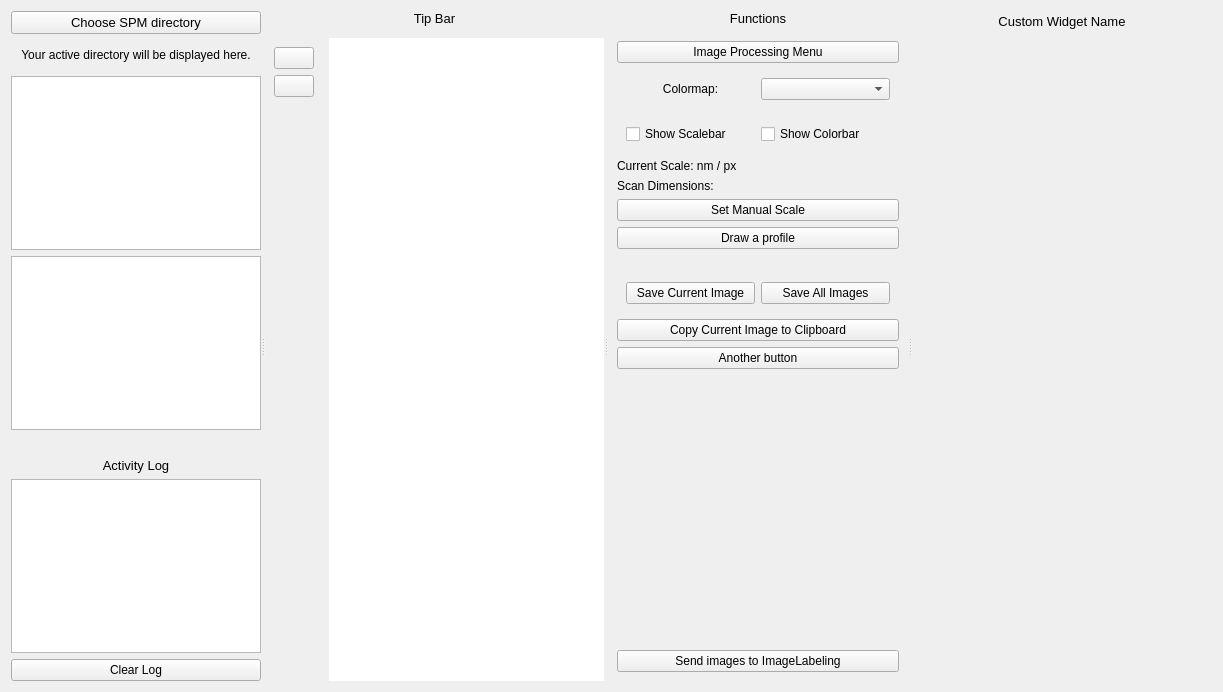
<?xml version="1.0" encoding="UTF-8"?>
<ui version="4.0">
 <class>Form</class>
 <widget class="QWidget" name="Form">
  <property name="geometry">
   <rect>
    <x>0</x>
    <y>0</y>
    <width>1223</width>
    <height>692</height>
   </rect>
  </property>
  <property name="windowTitle">
   <string>Form</string>
  </property>
  <layout class="QGridLayout" name="gridLayout_7">
   <item row="0" column="0">
    <widget class="QSplitter" name="splitter">
     <property name="orientation">
      <enum>Qt::Horizontal</enum>
     </property>
     <widget class="QWidget" name="widget" native="true">
      <property name="maximumSize">
       <size>
        <width>250</width>
        <height>16777215</height>
       </size>
      </property>
      <layout class="QGridLayout" name="gridLayout_2">
       <property name="sizeConstraint">
        <enum>QLayout::SetDefaultConstraint</enum>
       </property>
       <item row="0" column="0">
        <layout class="QGridLayout" name="gridLayout">
         <item row="5" column="0">
          <spacer name="verticalSpacer">
           <property name="orientation">
            <enum>Qt::Vertical</enum>
           </property>
           <property name="sizeHint" stdset="0">
            <size>
             <width>20</width>
             <height>40</height>
            </size>
           </property>
          </spacer>
         </item>
         <item row="1" column="0">
          <widget class="QLabel" name="label">
           <property name="sizePolicy">
            <sizepolicy hsizetype="Preferred" vsizetype="Preferred">
             <horstretch>0</horstretch>
             <verstretch>0</verstretch>
            </sizepolicy>
           </property>
           <property name="minimumSize">
            <size>
             <width>0</width>
             <height>30</height>
            </size>
           </property>
           <property name="text">
            <string>Your active directory will be displayed here.</string>
           </property>
           <property name="alignment">
            <set>Qt::AlignCenter</set>
           </property>
           <property name="wordWrap">
            <bool>false</bool>
           </property>
          </widget>
         </item>
         <item row="0" column="0">
          <widget class="QPushButton" name="pushButton">
           <property name="sizePolicy">
            <sizepolicy hsizetype="Minimum" vsizetype="Fixed">
             <horstretch>0</horstretch>
             <verstretch>0</verstretch>
            </sizepolicy>
           </property>
           <property name="font">
            <font>
             <pointsize>10</pointsize>
            </font>
           </property>
           <property name="text">
            <string>Choose SPM directory</string>
           </property>
          </widget>
         </item>
         <item row="2" column="0">
          <widget class="QListWidget" name="listWidget"/>
         </item>
         <item row="6" column="0">
          <widget class="QLabel" name="label_4">
           <property name="font">
            <font>
             <pointsize>10</pointsize>
            </font>
           </property>
           <property name="text">
            <string>Activity Log</string>
           </property>
           <property name="alignment">
            <set>Qt::AlignCenter</set>
           </property>
          </widget>
         </item>
         <item row="7" column="0">
          <widget class="QTextBrowser" name="textBrowser"/>
         </item>
         <item row="3" column="0">
          <widget class="QListWidget" name="listWidget_2"/>
         </item>
        </layout>
       </item>
       <item row="1" column="0">
        <widget class="QPushButton" name="pushButton_16">
         <property name="text">
          <string>Clear Log</string>
         </property>
        </widget>
       </item>
      </layout>
     </widget>
     <widget class="QWidget" name="widget_3" native="true">
      <layout class="QGridLayout" name="gridLayout_5">
       <item row="1" column="0" colspan="2">
        <widget class="QWidget" name="widget_4" native="true">
         <property name="maximumSize">
          <size>
           <width>16777215</width>
           <height>30</height>
          </size>
         </property>
         <layout class="QGridLayout" name="gridLayout_6">
          <property name="topMargin">
           <number>0</number>
          </property>
          <property name="bottomMargin">
           <number>0</number>
          </property>
          <item row="0" column="0">
           <widget class="QLabel" name="label_2">
            <property name="font">
             <font>
              <pointsize>10</pointsize>
             </font>
            </property>
            <property name="text">
             <string>Tip Bar</string>
            </property>
            <property name="scaledContents">
             <bool>true</bool>
            </property>
            <property name="alignment">
             <set>Qt::AlignCenter</set>
            </property>
            <property name="wordWrap">
             <bool>true</bool>
            </property>
           </widget>
          </item>
         </layout>
        </widget>
       </item>
       <item row="3" column="0">
        <widget class="QWidget" name="widget_5" native="true">
         <property name="minimumSize">
          <size>
           <width>50</width>
           <height>0</height>
          </size>
         </property>
         <layout class="QVBoxLayout" name="verticalLayout_3">
          <item>
           <layout class="QVBoxLayout" name="verticalLayout_2">
            <item>
             <widget class="QPushButton" name="pushButton_11">
              <property name="maximumSize">
               <size>
                <width>50</width>
                <height>16777215</height>
               </size>
              </property>
              <property name="toolTip">
               <string>Selection Mode</string>
              </property>
              <property name="text">
               <string/>
              </property>
              <property name="icon">
               <iconset resource="../../static/resource.qrc">
                <normaloff>:/icons/icons/mouse-pointer.svg</normaloff>:/icons/icons/mouse-pointer.svg</iconset>
              </property>
             </widget>
            </item>
            <item>
             <widget class="QPushButton" name="pushButton_10">
              <property name="maximumSize">
               <size>
                <width>50</width>
                <height>16777215</height>
               </size>
              </property>
              <property name="toolTip">
               <string>Zoom-in Mode</string>
              </property>
              <property name="text">
               <string/>
              </property>
              <property name="icon">
               <iconset resource="../../static/resource.qrc">
                <normaloff>:/icons/icons/zoom-in.svg</normaloff>:/icons/icons/zoom-in.svg</iconset>
              </property>
             </widget>
            </item>
           </layout>
          </item>
          <item>
           <spacer name="verticalSpacer_3">
            <property name="orientation">
             <enum>Qt::Vertical</enum>
            </property>
            <property name="sizeHint" stdset="0">
             <size>
              <width>20</width>
              <height>324</height>
             </size>
            </property>
           </spacer>
          </item>
         </layout>
        </widget>
       </item>
       <item row="3" column="1">
        <widget class="QStackedWidget" name="stackedWidget">
         <property name="styleSheet">
          <string notr="true">background-color: rgb(255, 255, 255);</string>
         </property>
         <property name="currentIndex">
          <number>0</number>
         </property>
         <widget class="QWidget" name="page"/>
         <widget class="QWidget" name="page_2"/>
        </widget>
       </item>
       <item row="2" column="0">
        <widget class="QFrame" name="frame">
         <property name="frameShape">
          <enum>QFrame::StyledPanel</enum>
         </property>
         <property name="frameShadow">
          <enum>QFrame::Raised</enum>
         </property>
        </widget>
       </item>
      </layout>
     </widget>
     <widget class="QWidget" name="widget_2" native="true">
      <property name="maximumSize">
       <size>
        <width>300</width>
        <height>16777215</height>
       </size>
      </property>
      <layout class="QVBoxLayout" name="verticalLayout_5">
       <item>
        <layout class="QVBoxLayout" name="verticalLayout">
         <item>
          <widget class="QLabel" name="label_3">
           <property name="font">
            <font>
             <pointsize>10</pointsize>
            </font>
           </property>
           <property name="text">
            <string>Functions</string>
           </property>
           <property name="alignment">
            <set>Qt::AlignCenter</set>
           </property>
          </widget>
         </item>
         <item>
          <widget class="QWidget" name="widget_7" native="true">
           <layout class="QVBoxLayout" name="verticalLayout_6">
            <item>
             <widget class="QPushButton" name="pushButton_4">
              <property name="text">
               <string>Image Processing Menu</string>
              </property>
             </widget>
            </item>
            <item>
             <widget class="QWidget" name="widget_12" native="true">
              <property name="minimumSize">
               <size>
                <width>0</width>
                <height>30</height>
               </size>
              </property>
              <layout class="QHBoxLayout" name="horizontalLayout_3">
               <item>
                <widget class="QLabel" name="label_8">
                 <property name="text">
                  <string>Colormap:</string>
                 </property>
                 <property name="alignment">
                  <set>Qt::AlignCenter</set>
                 </property>
                </widget>
               </item>
               <item>
                <widget class="QComboBox" name="comboBox"/>
               </item>
              </layout>
             </widget>
            </item>
            <item>
             <widget class="QWidget" name="widget_6" native="true">
              <property name="minimumSize">
               <size>
                <width>0</width>
                <height>30</height>
               </size>
              </property>
              <layout class="QHBoxLayout" name="horizontalLayout">
               <item>
                <widget class="QCheckBox" name="checkBox_2">
                 <property name="text">
                  <string>Show Scalebar</string>
                 </property>
                </widget>
               </item>
               <item>
                <widget class="QCheckBox" name="checkBox">
                 <property name="text">
                  <string>Show Colorbar</string>
                 </property>
                </widget>
               </item>
              </layout>
             </widget>
            </item>
            <item>
             <widget class="QLabel" name="label_5">
              <property name="text">
               <string>Current Scale: nm / px</string>
              </property>
             </widget>
            </item>
            <item>
             <widget class="QLabel" name="label_6">
              <property name="text">
               <string>Scan Dimensions: </string>
              </property>
             </widget>
            </item>
            <item>
             <widget class="QPushButton" name="pushButton_2">
              <property name="text">
               <string>Set Manual Scale</string>
              </property>
             </widget>
            </item>
            <item>
             <widget class="QPushButton" name="pushButton_5">
              <property name="text">
               <string>Draw a profile</string>
              </property>
             </widget>
            </item>
           </layout>
          </widget>
         </item>
         <item>
          <widget class="QWidget" name="widget_8" native="true">
           <layout class="QVBoxLayout" name="verticalLayout_4">
            <item>
             <widget class="QWidget" name="widget_11" native="true">
              <property name="minimumSize">
               <size>
                <width>0</width>
                <height>20</height>
               </size>
              </property>
              <layout class="QHBoxLayout" name="horizontalLayout_2">
               <item>
                <widget class="QPushButton" name="pushButton_7">
                 <property name="text">
                  <string>Save Current Image</string>
                 </property>
                </widget>
               </item>
               <item>
                <widget class="QPushButton" name="pushButton_15">
                 <property name="text">
                  <string>Save All Images</string>
                 </property>
                </widget>
               </item>
              </layout>
             </widget>
            </item>
            <item>
             <widget class="QPushButton" name="pushButton_8">
              <property name="text">
               <string>Copy Current Image to Clipboard</string>
              </property>
             </widget>
            </item>
            <item>
             <widget class="QPushButton" name="pushButton_3">
              <property name="text">
               <string>Another button</string>
              </property>
             </widget>
            </item>
            <item>
             <spacer name="verticalSpacer_2">
              <property name="orientation">
               <enum>Qt::Vertical</enum>
              </property>
              <property name="sizeHint" stdset="0">
               <size>
                <width>17</width>
                <height>27</height>
               </size>
              </property>
             </spacer>
            </item>
            <item>
             <widget class="QPushButton" name="pushButton_6">
              <property name="text">
               <string>Send images to ImageLabeling</string>
              </property>
             </widget>
            </item>
           </layout>
          </widget>
         </item>
        </layout>
       </item>
      </layout>
     </widget>
     <widget class="QWidget" name="widget_9" native="true">
      <property name="maximumSize">
       <size>
        <width>300</width>
        <height>16777215</height>
       </size>
      </property>
      <property name="autoFillBackground">
       <bool>false</bool>
      </property>
      <layout class="QVBoxLayout" name="verticalLayout_7">
       <item>
        <widget class="QLabel" name="label_7">
         <property name="maximumSize">
          <size>
           <width>16777215</width>
           <height>20</height>
          </size>
         </property>
         <property name="font">
          <font>
           <pointsize>10</pointsize>
          </font>
         </property>
         <property name="layoutDirection">
          <enum>Qt::LeftToRight</enum>
         </property>
         <property name="text">
          <string>Custom Widget Name</string>
         </property>
         <property name="alignment">
          <set>Qt::AlignCenter</set>
         </property>
        </widget>
       </item>
       <item>
        <widget class="QWidget" name="widget_10" native="true"/>
       </item>
      </layout>
     </widget>
    </widget>
   </item>
  </layout>
 </widget>
 <resources>
  <include location="../../static/resource.qrc"/>
 </resources>
 <connections/>
</ui>
